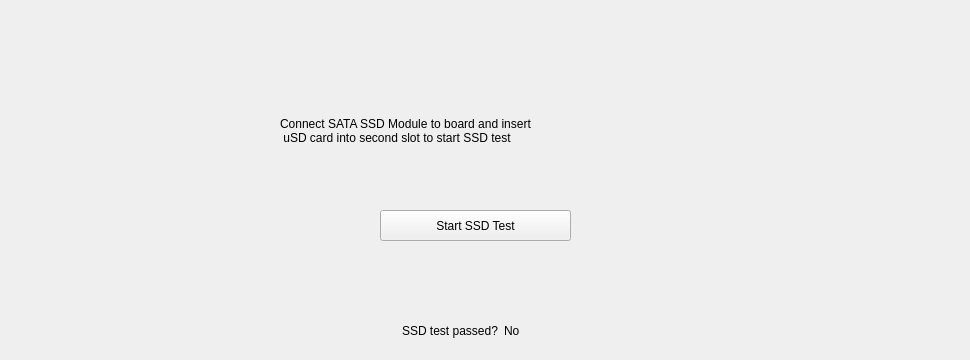
     <widget class="QWidget" name="sataTab">
      <attribute name="title">
       <string>SSD</string>
      </attribute>
      <widget class="QWidget" name="horizontalLayoutWidget_2">
       <property name="geometry">
        <rect>
         <x>40</x>
         <y>310</y>
         <width>921</width>
         <height>41</height>
        </rect>
       </property>
       <layout class="QHBoxLayout" name="horizontalLayout_6">
        <item>
         <widget class="QLabel" name="label_26">
          <property name="text">
           <string>SSD test passed?</string>
          </property>
          <property name="alignment">
           <set>Qt::AlignRight|Qt::AlignTrailing|Qt::AlignVCenter</set>
          </property>
         </widget>
        </item>
        <item>
         <widget class="QLabel" name="sataAnswerLabel">
          <property name="text">
           <string>No</string>
          </property>
          <property name="alignment">
           <set>Qt::AlignLeading|Qt::AlignLeft|Qt::AlignVCenter</set>
          </property>
         </widget>
        </item>
       </layout>
      </widget>
      <widget class="QLabel" name="label_27">
       <property name="geometry">
        <rect>
         <x>280</x>
         <y>100</y>
         <width>451</width>
         <height>61</height>
        </rect>
       </property>
       <property name="text">
        <string>Connect SATA SSD Module to board and insert
 uSD card into second slot to start SSD test</string>
       </property>
      </widget>
      <widget class="QPushButton" name="startSataTestButton">
       <property name="enabled">
        <bool>true</bool>
       </property>
       <property name="geometry">
        <rect>
         <x>380</x>
         <y>210</y>
         <width>191</width>
         <height>31</height>
        </rect>
       </property>
       <property name="text">
        <string>Start SSD Test</string>
       </property>
      </widget>
     </widget>
